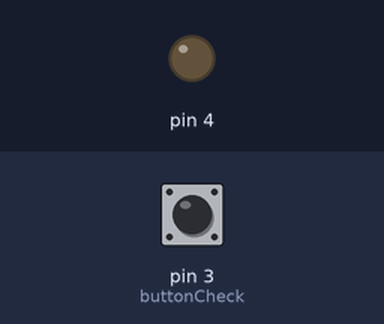
The sketch below on a simulated Arduino Uno, built with avr-gcc and run on an emulated ATmega328P. On the bench: output pins drawn as LEDs (lit = HIGH). The test bench sets the inputs (shaded band); at power-on: pin 3 (buttonCheck) LOW.

Above: at 1.2 s.
1.3 s: pin 3 (buttonCheck) pulled HIGH for 0.15 s
At 2.6 s:
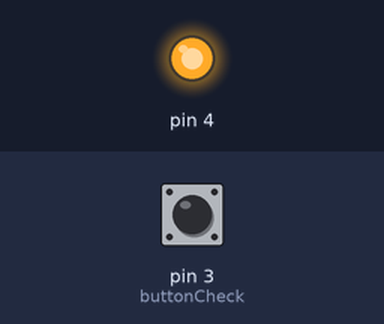
2.9 s: pin 3 (buttonCheck) pulled HIGH for 1 s
At 5.1 s:
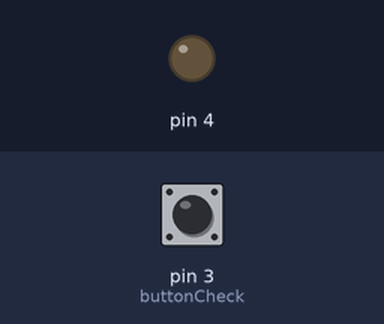
5.4 s: pin 3 (buttonCheck) pulled HIGH for 3.2 s
At 9.9 s:
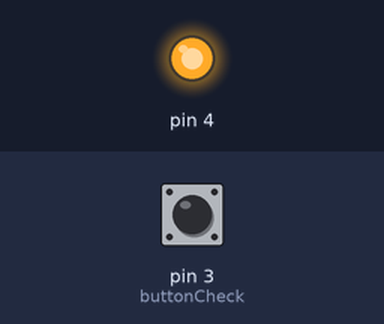
Timing chart, 0 to 11.4 s (numbered marks = the images above; inputs shaded):
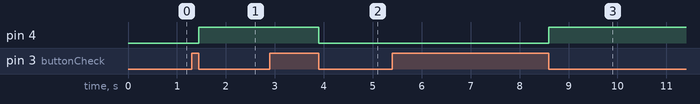

Measured:
- after the input at 1.3 s, pin 4: LOW → HIGH after 0.15 s
- after the input at 2.9 s, pin 4: HIGH → LOW after 1.0 s
- after the input at 5.4 s, pin 4: LOW → HIGH after 3.2 s

The sketch:

toggleButton.ino
```cpp
 int onOff = LOW;
 int  timer;
 int preTimer;
 int difTime;
 int prevState = 0;
 int counter = 0;

void setup() {
pinMode(3,INPUT);
pinMode(4,OUTPUT);
Serial.begin(9600);
}

void loop() {
  // put your main code here, to run repeatedly:
  int of = buttonCheck();
  digitalWrite(4,of);

}

int buttonCheck(){

 timer = millis();
 int buttonState = digitalRead(3);

 if((prevState == 1) and (buttonState == 0) and (timer-preTimer > 10))
 {
  onOff = !onOff;
  //Serial.println(onOff);
  preTimer = timer;
 }

  prevState = buttonState;
  return(onOff);
}
```
